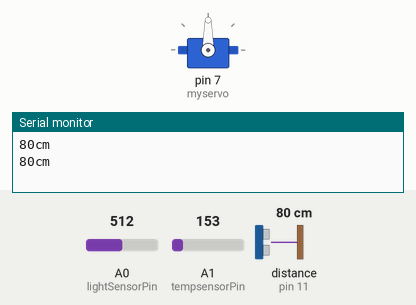
Bench run of a sketch on a simulated Arduino Uno, built with avr-gcc and run on an emulated ATmega328P. On the bench: servo, the last lines printed to the serial monitor. Wiring (inferred from the names in the program): ultrasonic range finder: trigger pin 13; echo pin 11. The inputs (shaded band) are chosen by the test bench; at power-on: distance to the obstacle (sensor on pin 11) 80 cm, A0 (lightSensorPin) = 512, A1 (tempsensorPin) = 153. The echo pulse lasts 58.3 µs per cm.

Above: at 1.9 s.
2.0 s: distance to the obstacle (sensor on pin 11) set to 35 cm
7.9 s: distance to the obstacle (sensor on pin 11) set to 28 cm
At 9.68 s:
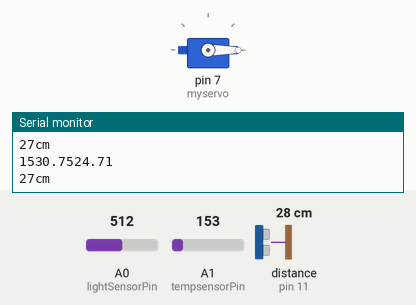
12.4 s: distance to the obstacle (sensor on pin 11) set to 60 cm
At 13.5 s:
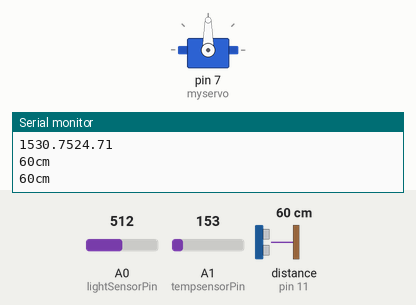
13.9 s: distance to the obstacle (sensor on pin 11) set to 2 cm
At 15.62 s:
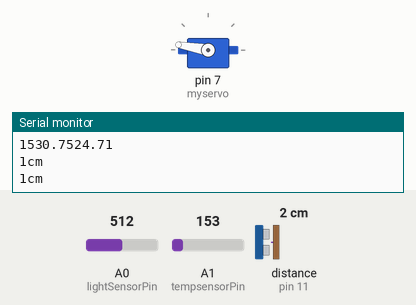
Timing chart, 0 to 19.3 s (numbered marks = the images above; inputs shaded):
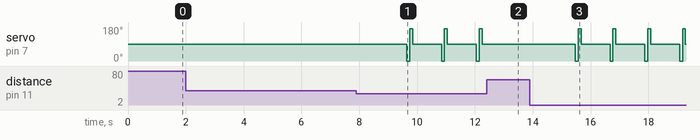

Measured:
- the behaviour switches between 32 and 31 cm on distance to the obstacle (sensor on pin 11) (found by bisection; images 0 and 1)
- after the input at 7.9 s, servo on pin 7 (myservo): 90° → 0° after 1.7 s, then repeats every 1.2 s: 170° 0.10 s, 90° 1.0 s, 0° 0.10 s
- after the input at 12.4 s, servo on pin 7 (myservo): stays 90° (without the input it goes to 0° after 0.86 s)
- after the input at 13.9 s, servo on pin 7 (myservo): 90° → 0° after 1.6 s, then repeats every 1.2 s: 170° 0.10 s, 90° 1.0 s, 0° 0.10 s

The sketch:

pibot.ino
```cpp
#include <Servo.h>
const int tempsensorPin = A1;
const float baselineTemp = 32.0;
const int lightSensorPin = A0;
const int pingPin = 13;
const int motorPin1 = 9;
const int motorPin2 = 8;
Servo myservo;
int Fan = 3;
int lightSensorValue = 0;
int InfraredLed = 12;
int inPin = 11;
int safeZone = 30;

void setup(){
 Serial.begin(9600);
 myservo.attach(7);
 myservo.write(90);
 }

void loop(){
  lightSensorValue = analogRead(lightSensorPin);
  delay(1000);
  if(lightSensorValue<780)
  {
    digitalWrite(InfraredLed, HIGH);
  }
  else
  {
   digitalWrite(InfraredLed, LOW);
  }
  long duration, cm;
  pinMode(pingPin, OUTPUT);
  digitalWrite(pingPin, LOW);
  delayMicroseconds(2);
  digitalWrite(pingPin, HIGH);
  delayMicroseconds(5);
  digitalWrite(pingPin, LOW);

  pinMode(inPin, INPUT);
  duration = pulseIn(inPin, HIGH);

  cm = microsecondsToCentimeters(duration);
  Serial.print(cm);
  Serial.print("cm");
  Serial.println();

  if (cm > safeZone)
  {
  digitalWrite(motorPin1, HIGH);
  digitalWrite(motorPin2, HIGH);
  }
  else
  {
    myservo.write(0);
  }
  delay(100);
  pinMode(pingPin, OUTPUT);
  digitalWrite(pingPin, LOW);
  delayMicroseconds(2);
  digitalWrite(pingPin, HIGH);
  delayMicroseconds(5);
  digitalWrite(pingPin, LOW);

  pinMode(inPin, INPUT);
  duration = pulseIn(inPin, HIGH);

  cm = microsecondsToCentimeters(duration);
  Serial.print(cm);
  Serial.print("cm");
  Serial.println();

  if (cm > safeZone)
  {
   digitalWrite(motorPin1, HIGH);
   digitalWrite(motorPin2, LOW);
   delay(1000);
  }
  else
  {
   myservo.write(170);
  }
  delay(100);
    pinMode(pingPin, OUTPUT);
  digitalWrite(pingPin, LOW);
  delayMicroseconds(2);
  digitalWrite(pingPin, HIGH);
  delayMicroseconds(5);
  digitalWrite(pingPin, LOW);

  pinMode(inPin, INPUT);
  duration = pulseIn(inPin, HIGH);

  cm = microsecondsToCentimeters(duration);
  Serial.print(cm);
  Serial.print("cm");
  Serial.println();

  if (cm > safeZone)
  {
   digitalWrite(motorPin1, LOW);
   digitalWrite(motorPin2, HIGH);
   delay(1000);
  }
  else
  {
    myservo.write(90);
  }

  int sensorVal = analogRead(tempsensorPin);
  Serial.print(sensorVal);
  float voltage = (sensorVal/1024.0) * 5.0;
  Serial.print(voltage);
  float temperature = (voltage - .5) * 100;
  Serial.println(temperature);

  if(temperature > baselineTemp)
  {
    digitalWrite(Fan, HIGH);
  }
  else
  {
    digitalWrite(Fan, LOW);
  }

}

long microsecondsToCentimeters(long microseconds)
{
  return microseconds / 29 / 2;
}
```
